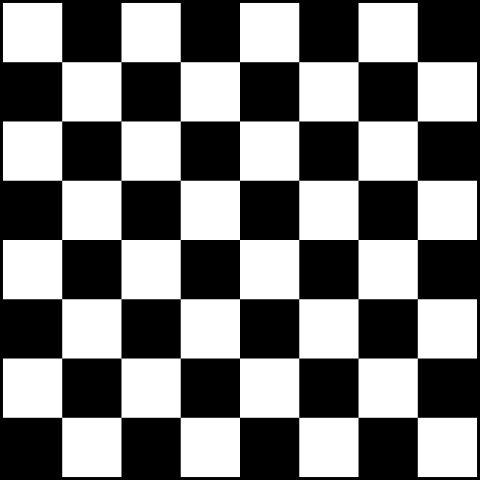
#> input picture Assign4-Histogram/Chess.png, 480 x 480 px
$ python histogram.py
#> lines starting #> are read from the running program, lines starting #| are printed output that depends on the picture
import cv2
import numpy as np
import math
import matplotlib.pyplot as plt
Chess= cv2.imread("Chess.png")
#> Chess is the input picture: shape (480, 480, 3); min 0, max 255, mean 124.4
Chess= cv2.resize(Chess, (400, 400))
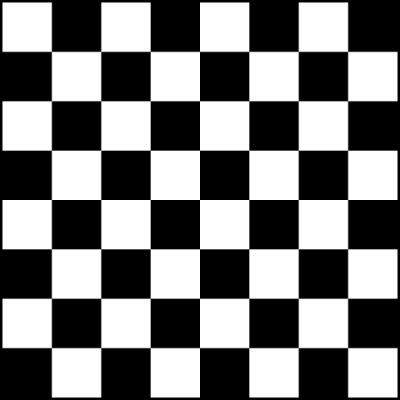
#> Chess: shape (400, 400, 3); min 0, max 255, mean 124.4
s = Chess.shape
#> s = (400, 400, 3)
print(s)
#| (400, 400, 3)
cv2.imshow('Original', Chess)
ChessGray = cv2.cvtColor(Chess, cv2.COLOR_BGR2GRAY)
ChessGray = cv2.convertScaleAbs(ChessGray, alpha=1.10, beta=-20)
cv2.imshow('Binary', ChessGray)


def Hist(image):
    H = np.zeros(shape=(256, 1))
    s = image.shape
#> s = (400, 400)
    for i in range(s[0]):
        for j in range(s[1]):
            k = image[i, j]
            H[k, 0] = H[k, 0] + 1
#> after the loop, H = 256 values, max 76878 at index 20, min 0 at index 0, mean 625
    return H


histg = Hist(ChessGray)
#> histg has the same summary as H in Hist
plt.plot(histg)
x = histg.reshape(1, 256)
y = np.array([])
y = np.append(y, x[0, 0])
#> y = [0]
for i in range(255):
    k = x[0, i+1]+y[i]
    y = np.append(y, k)
#> this loop made 255 passes
#> k on passes 13 to 15: 1546, 1550, 1550
#> after the loop, y = 256 values from 0 to 160000
y = np.round((y/(s[0]*s[1]))*(256-1))
#> y = 256 values from 0 to 255
for i in range(s[0]):
    for j in range(s[1]):
        k = ChessGray[i, j]
        ChessGray[i, j] = y[k]
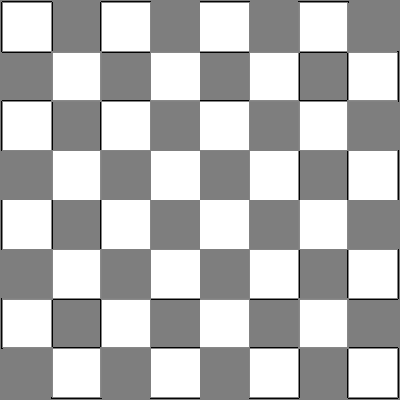
#> ChessGray: shape (400, 400); min 0, max 255, mean 183.9
equal = Hist(ChessGray)
#> equal = 256 values, max 76892 at index 126, min 0 at index 3, mean 625
cv2.imshow("myequalize", ChessGray)
plt.plot(equal)
plt.show()
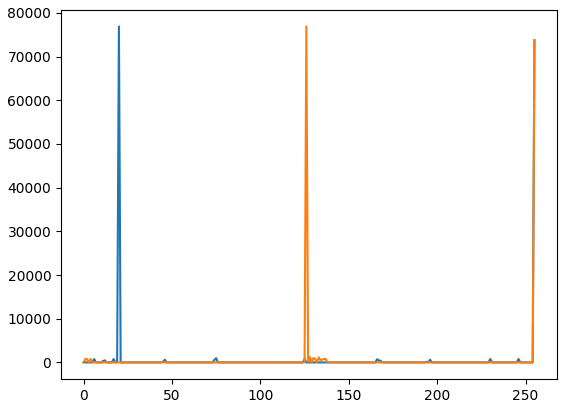
#> figure drawn by matplotlib, 1 panel; curve peaks at x = 20, y = 76878; curve peaks at x = 126, y = 76892
cv2.waitKey(0)
